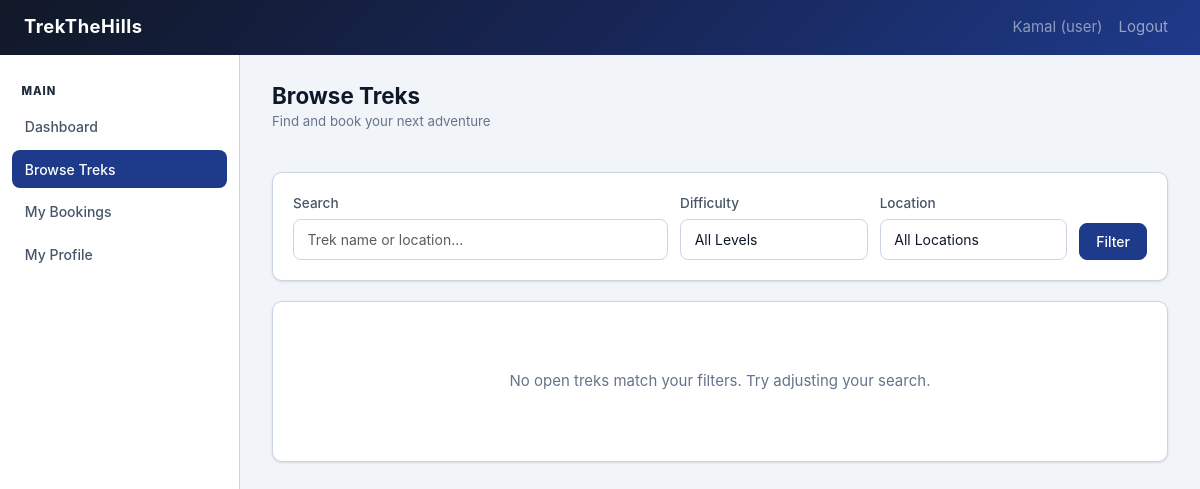
/user/treks (signed in), run on an earlier commit of the app's database.
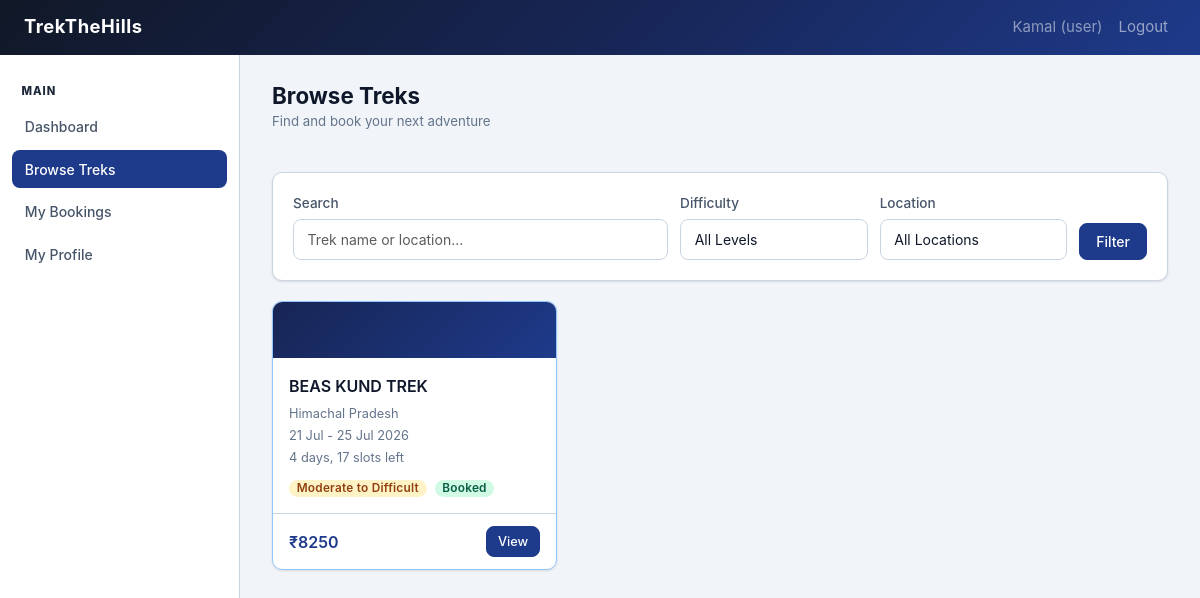
And on a later commit of the database.
### models.py (models this page shows, shortened)
class Trek(db.Model):
    __tablename__ = 'treks'
    id = db.Column(db.Integer, primary_key=True)
    name = db.Column(db.String(150), nullable=False)
    location = db.Column(db.String(150), nullable=False)
    difficulty = db.Column(db.String(20), nullable=False)
    duration_days = db.Column(db.Integer, nullable=False)
    total_slots = db.Column(db.Integer, nullable=False)
    altitude = db.Column(db.Integer, nullable = False)
    available_slots = db.Column(db.Integer, nullable=False)
    status = db.Column(db.String(20), nullable=False, default='Pending')
    start_date = db.Column(db.Date, nullable=False)
    end_date = db.Column(db.Date, nullable=False)
    description = db.Column(db.Text, nullable=True)
    price = db.Column(db.Float, nullable=False, default=0.0)
    assigned_staff_id = db.Column(db.Integer, db.ForeignKey('users.id'), nullable=True)
    created_at = db.Column(db.DateTime, default=datetime.utcnow)
    bookings = db.relationship('Booking', backref='trek', lazy=True)

### user.py (the view)
@user_bp.route('/treks')
@login_required
@user_required
def treks():
    q          = request.args.get('q', '').strip()
    difficulty = request.args.get('difficulty', '')
    location   = request.args.get('location', '')
    query = Trek.query.filter_by(status='Open')
    if q:
        query = query.filter(Trek.name.ilike(f'%{q}%') | Trek.location.ilike(f'%{q}%'))
    if difficulty:
        query = query.filter(Trek.difficulty == difficulty)
    if location:
        query = query.filter(Trek.location.ilike(f'%{location}%'))
    all_treks = query.order_by(Trek.start_date).all()
    open_treks = Trek.query.filter_by(status='Open').all()
    location_set = set()
    for t in open_treks:
        location_set.add(t.location)
    locations = sorted(list(location_set))
    user_bookings = Booking.query.filter_by(user_id=current_user.id, status='Booked').all()
    booked_trek_ids = []
    for b in user_bookings:
        booked_trek_ids.append(b.trek_id)
    return render_template('user/treks.html', treks=all_treks,
                           q=q, difficulty=difficulty, location=location,
                           locations=locations, booked_trek_ids=booked_trek_ids)

### app.py (called while the page is built)
@login_manager.user_loader
def load_user(user_id):
    return User.query.get(int(user_id))

### templates/User/treks.html (shortened to what this page needs)
{% extends 'base.html' %}
{% block sidebar %}{% include '_sidebar.html' %}{% endblock %}
{% block content %}
<div class="page-header">
  <div>
    <h1 class="page-title">Browse Treks</h1>
    <p class="page-subtitle">Find and book your next adventure</p>
  </div>
</div>
<form method="GET" class="card" style="margin-bottom:1.25rem;">
  <div class="card-body" style="display:grid; grid-template-columns:2fr 1fr 1fr auto; gap:.75rem; align-items:end;">
    <div class="form-group" style="margin:0;">
      <label class="form-label">Search</label>
      <input type="text" name="q" class="form-control" placeholder="Trek name or location..." value="{{ q }}">
    </div>
    <div class="form-group" style="margin:0;">
      <label class="form-label">Difficulty</label>
      <select name="difficulty" class="form-select">
        <option value="">All Levels</option>
      </select>
    </div>
    <div class="form-group" style="margin:0;">
      <label class="form-label">Location</label>
      <select name="location" class="form-select">
        <option value="">All Locations</option>
      </select>
    </div>
    <div style="display:flex; gap:.5rem;">
      <button type="submit" id="filter-btn" class="btn btn-primary"> Filter</button>
    </div>
  </div>
</form>
{% if treks %}
<div class="trek-grid">
  {% for trek in treks %}
  <div class="trek-card">
    <div class="trek-card-banner">
    </div>
    <div class="trek-card-body">
      <div class="trek-card-title">{{ trek.name }}</div>
      <div class="trek-meta">
        <span>{{ trek.location }}</span>
        <span>{{ trek.start_date.strftime('%d %b') }} - {{ trek.end_date.strftime('%d %b %Y') }}</span>
        <span>{{ trek.duration_days }} days, {{ trek.available_slots }} slots left</span>
      </div>
      <div class="d-flex gap-2">
        <span class="badge badge-{{ trek.difficulty.lower().replace(' ', '-') }}">{{ trek.difficulty }}</span>
        {% if trek.id in booked_trek_ids %}
        <span class="badge badge-booked">Booked</span>
        {% endif %}
      </div>
    </div>
    <div class="trek-card-footer">
      <span class="fw-600" style="color:var(--primary); font-size:1rem;">&#8377;{{ "%.0f"|format(trek.price) }}</span>
      <a href="{{ url_for('user.trek_detail', trek_id=trek.id) }}" class="btn btn-primary btn-sm">
        View
      </a>
    </div>
  </div>
  {% endfor %}
</div>
{% else %}
<div class="card">
  <div class="card-body">
    <div class="empty-state">
      <p>No open treks match your filters. Try adjusting your search.</p>
    </div>
  </div>
</div>
{% endif %}
{% endblock %}

What changed in the data, as far as the page shows it:
now on this page (row edited): Trek: name "BEAS KUND TREK", location "Himachal Pradesh", start_date "21 Jul", end_date "25 Jul 2026", duration_days "4", available_slots "17", difficulty "Moderate to Difficult", shows "Booked", price "8250"
Also different on the page:
text no longer shown: "No open treks match your filters. Try adjusting your search."
